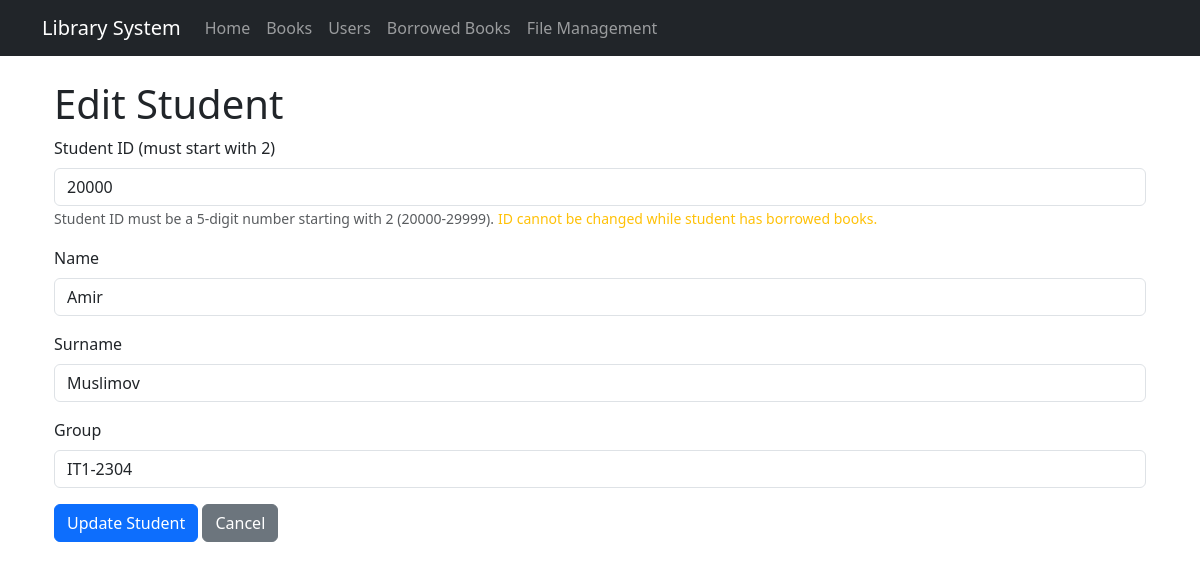
The app's page /users/students/20000/edit/ with its own data.
### library/models.py (models this page shows, shortened)
class User(models.Model):
    user_id = models.CharField(max_length=5, unique=True)
    name = models.CharField(max_length=100)
    surname = models.CharField(max_length=100)
    group = models.CharField(max_length=50)
    class Meta:
        abstract = True

class Student(User):
    borrowed_books = models.ManyToManyField(Book, blank=True, related_name='borrowed_by_students')

### library/views.py (the view)
# urls.py: path('users/students/<str:user_id>/edit/', views.edit_student, name='edit_student'),
def edit_student(request, user_id):
    student = get_object_or_404(Student, user_id=user_id)
    if request.method == 'POST':
        form = StudentForm(request.POST, instance=student)
        if form.is_valid():
            form.save()
            messages.success(request, 'Student updated successfully.')
            return redirect('user_list')
    else:
        form = StudentForm(instance=student)
    return render(request, 'library/edit_student.html', {'form': form, 'student': student})

### library/forms.py (shortened to what this page needs)
class StudentForm(forms.ModelForm):
    class Meta:
        model = Student
        fields = ['user_id', 'name', 'surname', 'group']

### templates/library/edit_student.html (shortened to what this page needs)
{% extends 'base.html' %}
{% block content %}
<div class="container">
    <h1>Edit Student</h1>
    <form method="post">
        <div class="mb-3">
            <label for="{{ form.user_id.id_for_label }}" class="form-label">Student ID (must start with 2)</label>
            <input type="text" name="{{ form.user_id.name }}" id="{{ form.user_id.id_for_label }}" class="form-control {% if form.user_id.errors %}is-invalid{% endif %}" value="{{ form.user_id.value }}" required {% if student.borrowed_books.exists %}readonly{% endif %}>
            <small class="form-text text-muted">Student ID must be a 5-digit number starting with 2 (20000-29999).</small>
            {% if student.borrowed_books.exists %}
            <small class="form-text text-warning">ID cannot be changed while student has borrowed books.</small>
            {% endif %}
        </div>
        <div class="mb-3">
            <label for="{{ form.name.id_for_label }}" class="form-label">Name</label>
            <input type="text" name="{{ form.name.name }}" id="{{ form.name.id_for_label }}" class="form-control {% if form.name.errors %}is-invalid{% endif %}" value="{{ form.name.value }}" required>
        </div>
        <div class="mb-3">
            <label for="{{ form.surname.id_for_label }}" class="form-label">Surname</label>
            <input type="text" name="{{ form.surname.name }}" id="{{ form.surname.id_for_label }}" class="form-control {% if form.surname.errors %}is-invalid{% endif %}" value="{{ form.surname.value }}" required>
        </div>
        <div class="mb-3">
            <label for="{{ form.group.id_for_label }}" class="form-label">Group</label>
            <input type="text" name="{{ form.group.name }}" id="{{ form.group.id_for_label }}" class="form-control {% if form.group.errors %}is-invalid{% endif %}" value="{{ form.group.value }}" required>
        </div>
        <button type="submit" class="btn btn-primary">Update Student</button>
        <a href="{% url 'user_list' %}" class="btn btn-secondary">Cancel</a>
    </form>
</div>
{% endblock %}

### records on screen
Student: user_id "20000", name "Amir", surname "Muslimov", group "IT1-2304"
